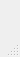
<?xml version="1.0" encoding="UTF-8"?>
<ui version="4.0">
 <class>MainWindow</class>
 <widget class="QMainWindow" name="MainWindow">
  <property name="geometry">
   <rect>
    <x>0</x>
    <y>0</y>
    <width>16</width>
    <height>57</height>
   </rect>
  </property>
  <property name="windowTitle">
   <string>MainWindow</string>
  </property>
  <widget class="QWidget" name="centralwidget">
   <widget class="QLCDNumber" name="lcdNumber">
    <property name="geometry">
     <rect>
      <x>130</x>
      <y>120</y>
      <width>931</width>
      <height>111</height>
     </rect>
    </property>
    <property name="digitCount">
     <number>16</number>
    </property>
   </widget>
   <widget class="QCheckBox" name="trayCheckBox">
    <property name="geometry">
     <rect>
      <x>340</x>
      <y>296</y>
      <width>301</width>
      <height>111</height>
     </rect>
    </property>
    <property name="text">
     <string>CheckBox</string>
    </property>
   </widget>
   <widget class="QPushButton" name="saveButton">
    <property name="geometry">
     <rect>
      <x>700</x>
      <y>320</y>
      <width>75</width>
      <height>23</height>
     </rect>
    </property>
    <property name="text">
     <string>Save</string>
    </property>
   </widget>
   <widget class="QLineEdit" name="Name">
    <property name="geometry">
     <rect>
      <x>330</x>
      <y>390</y>
      <width>113</width>
      <height>20</height>
     </rect>
    </property>
   </widget>
  </widget>
  <widget class="QMenuBar" name="menubar">
   <property name="geometry">
    <rect>
     <x>0</x>
     <y>0</y>
     <width>16</width>
     <height>21</height>
    </rect>
   </property>
  </widget>
  <widget class="QStatusBar" name="statusbar"/>
 </widget>
 <resources/>
 <connections/>
</ui>
